Frame 1 (no input): blank canvas, image omitted
Frame 60 (the mouse pressed at the canvas centre just before this capture): blank canvas, image omitted
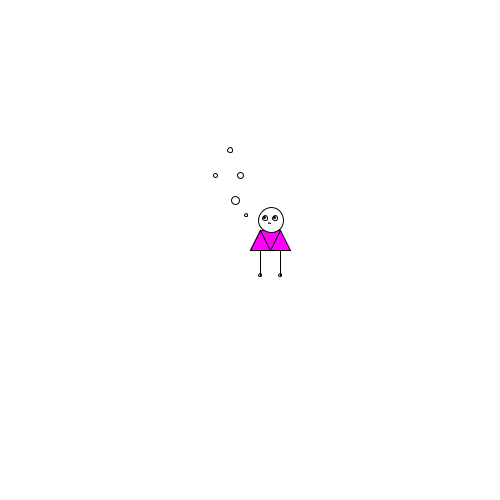
Frame 120 (the mouse held since frame 60 and released just before this capture)

The Processing sketch whose frames 1 and 60 were blank and that drew this single picture after the mouse press (run headless with seeded random() and noise(); from frame 60 on, the mouse is pressed at the canvas centre):

// Processing sketch: processing_95396
// ── processing_95396.pde


int x;
int y;

color red= color(255,0,0);
color green= color(0,255,0);
color blue= color(0,0,255);
color yellow=color(255,255,0);
color purple=color(255,0,255);

void setup(){
 
  size(500,500); 


}

void draw(){
  background(255);
 
  x=mouseX;
  y=mouseY;
  println(x);
  beginShape(TRIANGLE_STRIP);
  
//draw zoogs body
if (mouseX<width/2 &&mouseY<height/2) {
 fill(yellow); 
} else if (mouseX<width/2 &&mouseY>height/2) {
fill (blue);

}

if (mouseX>width/2 && mouseY<height/2) {
 fill(red); 
} else if (mouseX>width/2&&mouseY>height/2) {
 fill(green);
}

if (mousePressed) {
 fill(purple); 
 
} 

vertex(x, y);
vertex(x+10, y-20);
vertex(x+20, y);
vertex(x+30, y-20);
vertex(x+40, y);
endShape();

//draw zoog head
fill(255);
ellipse(x+21,y-30,25,25);

//draw zoog eyes
if (mousePressed) {
fill(255);
ellipse(x+25,y-32,5,5);
ellipse(x+15,y-32,5,5);
fill(000);
ellipse(x+24,y-33,2,2);
ellipse(x+14,y-33,2,2);
} else {
fill(000);
ellipse(x+25,y-32,5,5);
ellipse(x+15,y-32,5,5);
}

//draw zoog mouth
if (mousePressed) {
// syntax for curve(x1, y1, x2, y2, x3, y3, x4, y4)
  curve(x+21,y-25,x+18,y-27,x+20, y-27,x+23,y-23);
  
} else {

fill(255);
ellipse(x+21,y-25,3,3);
}
//draw zoog feet
if(mousePressed) {
  fill(255);
  ellipse(x-20,y-100,5,5);
  ellipse(x-15,y-50,8,8);
  ellipse(x-10,y-75,6,6);
  ellipse(x-35,y-75,4,4);
  ellipse(x-4,y-35,3,3);
  ellipse(x+10,y+25,3,3);
  ellipse(x+30,y+25,3,3);
}
line(x+10,y+25,x+10,y);
line(x+30,y+25,x+30,y);

}
